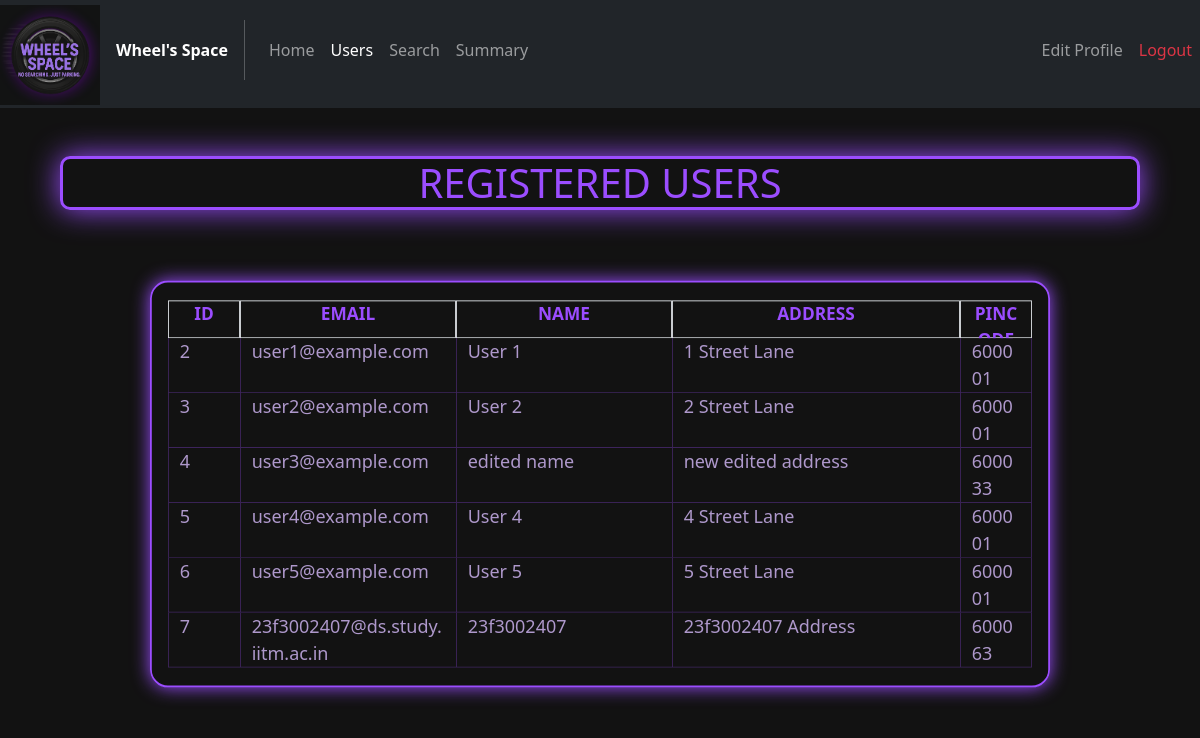
Screenshot of /adminusers with the database file from the repository.
### models/Users.py (models this page shows)
class Users(db.Model):
    __tablename__ = "Users"
    user_id = db.Column(db.Integer, primary_key = True)
    email   = db.Column(db.String(64), unique = True, nullable=False)
    passw   = db.Column(db.String(32), nullable = False)
    name    = db.Column(db.String(64), nullable = False)
    address = db.Column(db.Text, nullable = False)
    pincode = db.Column(db.Integer,nullable = False)
    reserved = db.relationship("Reservations",back_populates = "user")

### controllers/admin_routes.py (the view)
@admin_routes.route("/adminusers")
def adminusers():
    users = Users.query.all()
    return render_template("admin_users.html", all_users = users[1:])

### templates/admin_users.html (shortened to what this page needs)
<!DOCTYPE html>
<html lang="en">
<head>
    <link href="https://cdn.jsdelivr.net/npm/bootstrap@5.2.3/dist/css/bootstrap.min.css" rel="stylesheet">
    <link rel="stylesheet" href="../static/css/General_style.css">
    <link rel="stylesheet" href="../static/css/Admin_style.css">
</head>
<body>
    <nav class="navbar navbar-expand-lg navbar-dark bg-dark my-nav-bar">
        <div class="navbar-brand logo">
            <img src = {{ url_for('static', filename='images/logo.png')}} alt="WHEEL'S SPACE LOGO" id="logo" class="img-fluid mb-5">
        </div>
        <span class="fw-bold text-white">Wheel's Space</span>
        <div class="collapse navbar-collapse" id = "navbarelements">
            <ul class="navbar-nav me-auto">
                <li class="nav-item">
                    <a href="{{url_for("admin_routes.adminhome")}}" class="nav-link my-nav-link">Home</a>
                </li>
                <li class="nav-item">
                    <a href="#" class="nav-link my-nav-link active">Users</a>
                </li>
                <li class="nav-item">
                    <a href="{{url_for("admin_routes.adminsearch")}}" class="nav-link my-nav-link">Search</a>
                </li>
                <li class="nav-item">
                    <a href="{{url_for("admin_routes.adminsummary")}}" class="nav-link my-nav-link">Summary</a>
                </li>
            </ul>
            <ul class="navbar-nav">
                <li class="nav-item">
                    <a href="{{url_for("admin_routes.adminedit")}}" class="nav-link my-nav-link">Edit Profile</a>
                </li>
                <li class="nav-item">
                    <a href="{{url_for('auth_rbac.logout')}}" class="nav-link my-nav-link text-danger">Logout</a>
                </li>
            </ul>
        </div>
    </nav>
    <div class="container-fluid admin-page-box">
        <h1 class="text-center mx-5 my-5 my-title">REGISTERED USERS</h1>
        <div class="container-fluid border user-box">
            <div class="row">
                <div class="col-1 text-break border user-details admin-text" style="height: 2.2em !important; font-weight: bold; font-size: larger;">ID</div>
                <div class="col-3 text-break border user-details admin-text" style="height: 2.2em !important; font-weight: bold; font-size: larger;">EMAIL</div>
                <div class="col-3 text-break border user-details admin-text" style="height: 2.2em !important; font-weight: bold; font-size: larger;">NAME</div>
                <div class="col-4 text-break border user-details admin-text" style="height: 2.2em !important; font-weight: bold; font-size: larger;">ADDRESS</div>
                <div class="col-1 text-break border user-details admin-text" style="height: 2.2em !important; font-weight: bold; font-size: larger;">PINCODE</div>
            </div>
            {% for user in all_users %}
            <div class="row">
                <div class="col-1 text-break user-details border-bottom border-start fs-5" style="border-color: #9b4dff50 !important;">{{user.user_id}}</div>
                <div class="col-3 text-break user-details border-bottom border-start fs-5" style="border-color: #9b4dff50 !important;">{{user.email}}</div>
                <div class="col-3 text-break user-details border-bottom border-start fs-5" style="border-color: #9b4dff50 !important;">{{user.name}}</div>
                <div class="col-4 text-break user-details border-bottom border-start fs-5" style="border-color: #9b4dff50 !important;">{{user.address}}</div>
                <div class="col-1 text-break user-details border-bottom border-start border-end fs-5" style="border-color: #9b4dff50 !important;">{{user.pincode}}</div>
            </div>
            {% endfor %}
        </div>
    </div>
</body>
</html>

### static/css/General_style.css (style rules this page uses)
body { background-color: #121212; }
.logo { max-width: 100px; max-height: 100px; }
.my-nav-bar { padding-top: 0px; }
.my-nav-link { padding: 10px; }
.my-title { border: 3px solid #9b4dff; color: #9b4dff; padding: 0px 10px; box-shadow: 0px 0px 30px 0px; border-radius: 10px; }
.user-box { max-width: 1000px; min-width: 250px; width: 90%; border: 2px solid #9b4dff; border-radius: 10px; overflow: hidden; margin-top: 20px; }

### static/css/Admin_style.css (style rules this page uses)
.admin-page-box { background-color: #121212; align-content: center; }
.user-box { transform: scale(0.9); padding: 20px 30px; box-shadow: 0px 0px 20px 0px #9b4dff; border: 2px solid #9b4dff !important; border-radius: 20px; }
.user-details { background-color: #121212; color: #ae98cb; text-align: left; }
.admin-text { color: #9b4dff; font-weight: bold; text-align: center; }

### rows the page displays
Users: user_id "2", email "user1@example.com", name "User 1", address "1 Street Lane", pincode "600001"
Users: user_id "3", email "user2@example.com", name "User 2", address "2 Street Lane", pincode "600001"
Users: user_id "4", email "user3@example.com", name "edited name", address "new edited address", pincode "600033"
Users: user_id "5", email "user4@example.com", name "User 4", address "4 Street Lane", pincode "600001"
Users: user_id "6", email "user5@example.com", name "User 5", address "5 Street Lane", pincode "600001"
Users: user_id "7", email "23f3002407@ds.study.iitm.ac.in", name "23f3002407", address "23f3002407 Address", pincode "600063"
